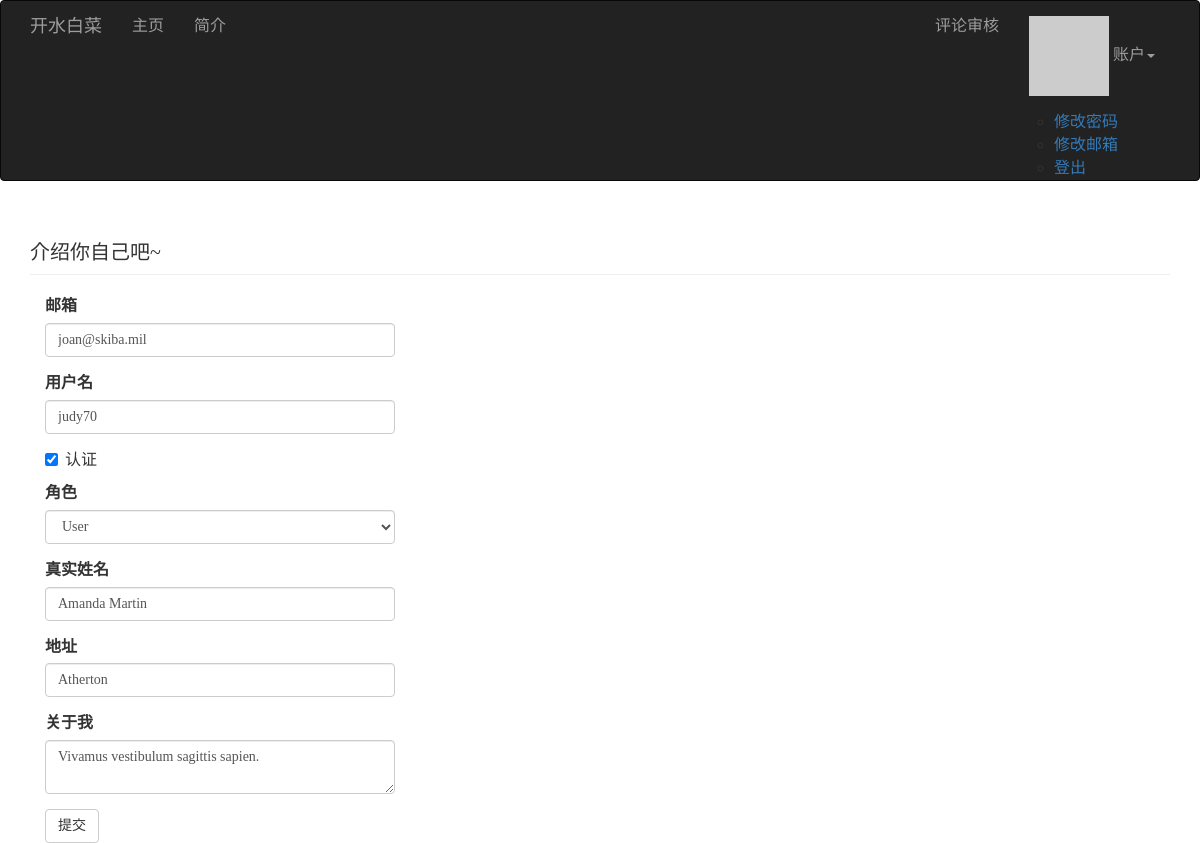
The page /edit-profile/81 (signed in) on the database its author committed.
### app/models.py (models this page shows, shortened)
class User(UserMixin, db.Model):
    __tablename__ = 'users'
    id = db.Column(db.Integer, primary_key=True)
    email = db.Column(db.String(64), unique=True, index=True)
    username = db.Column(db.String(64), unique=True, index=True)
    password_hash = db.Column(db.String(128))
    role_id = db.Column(db.Integer, db.ForeignKey('roles.id'))
    name = db.Column(db.String(64))
    location = db.Column(db.String(64))
    about_me = db.Column(db.Text())
    member_since = db.Column(db.DateTime(), default=datetime.utcnow)
    last_seen = db.Column(db.DateTime(), default=datetime.utcnow)
    password_hash = db.Column(db.String(128))
    confirmed = db.Column(db.Boolean, default=False)
    avatar_hash = db.Column(db.String(32))
    posts = db.relationship('Post', backref='author', lazy='dynamic')
    followed = db.relationship('Follow', foreign_keys=[Follow.follower_id], backref=db.backref('follower', lazy='joined'), lazy='dynamic', cascade='all, delete-orphan')
    followers = db.relationship('Follow',foreign_keys=[Follow.followed_id], backref=db.backref('followed', lazy='joined'), lazy='dynamic', cascade='all, delete-orphan')
    comments = db.relationship('Comment', backref='author', lazy='dynamic')
    @property
    def password(self):
        raise AttributeError('password is not a readable attribute')
    def can(self, permissions):
        return self.role is not None and (self.role.permissions & permissions) == permissions
    def ping(self):
        self.last_seen = datetime.utcnow()
        db.session.add(self)
    def gravatar(self, size=100, default='identicon', rating='g'):
        if request.is_secure:
            url = 'https://secure.gravatar.com/avatar'
        else:
            url = 'http://www.gravatar.com/avatar'
        hash = hashlib.md5(self.email.encode('utf-8')).hexdigest()
        return '{url}/{hash}?s={size}&d={default}&r={rating}'.format(url=url, hash=hash, size=size, default=default, rating=rating)

### app/main/views.py (the view, shortened to what this page needs)
@main.route('/edit-profile/<int:id>', methods=['GET', 'POST'])
@login_required
@admin_required
def edit_profile_admin(id):
    user = User.query.get_or_404(id)
    form = EditProfileAdminForm(user=user)
    form.email.data = user.email
    form.username.data = user.username
    form.confirmed.data = user.confirmed
    form.role.data = user.role_id
    form.name.data = user.name
    form.location.data = user.location
    form.about_me.data = user.about_me
    return render_template('edit_profile.html', form=form, user=user)

### app/main/forms.py (shortened to what this page needs)
class EditProfileAdminForm(FlaskForm):
    email = StringField('邮箱', validators=[Required(), Length(1, 64), Email()])
    username = StringField('用户名', validators=[Required(), Length(1, 64)])
    confirmed = BooleanField('认证')
    role = SelectField('角色', coerce=int)
    name = StringField('真实姓名', validators=[Length(0, 64)])
    location = StringField('地址', validators=[Length(0, 64)])
    about_me = TextAreaField('关于我')
    submit = SubmitField('提交')
    def __init__(self, user, *args, **kwargs):
        super(EditProfileAdminForm, self).__init__(*args, **kwargs)
        self.role.choices = [(role.id, role.name) for role in Role.query.order_by(Role.name).all()]
        self.user = user

### app/auth/views.py (called while the page is built)
@auth.before_app_request
def before_request():
    if current_user.is_authenticated:
        current_user.ping()
        if not current_user.confirmed and request.endpoint and request.endpoint[:5] != 'auth.' and request.endpoint != 'static':
            return redirect(url_for('auth.unconfirmed'))

### app/main/__init__.py (called while the page is built)
@main.app_context_processor
def inject_permissions():
    return dict(Permission=Permission)

### app/models.py (called while the page is built)
@login_manager.user_loader
def load_user(user_id):
    return User.query.get(int(user_id))

### app/templates/edit_profile.html (shortened to what this page needs)
{% extends "base.html" %}
{% import "bootstrap/wtf.html" as wtf %}
{% block page_content %}
<div class="page-header">
	<h1>介绍你自己吧~</h1>
</div>
<div class="col-md-4">
	{{ wtf.quick_form(form) }}
</div>
{% endblock %}

### tmp/coverage/style.css (style rules this page uses)
html, body, h1, h2, h3, p, table, td, th { margin: 0; padding: 0; border: 0; outline: 0; font-weight: inherit; font-style: inherit; font-size: 100%; font-family: inherit; vertical-align: baseline; }
body { font-family: georgia, serif; font-size: 1em; }
html>body { font-size: 16px; }
h1 { font-size: 1.25em; display: inline-block; }

### rows shown on the page
User: email "joan@skiba.mil", username "judy70", confirmed "☑", role "User", name "Amanda Martin", location "Atherton", about_me "Vivamus vestibulum sagittis sapien."
